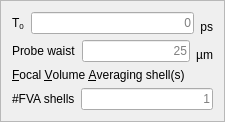
       <widget class="QFrame" name="frame_2">
        <property name="enabled">
         <bool>true</bool>
        </property>
        <property name="sizePolicy">
         <sizepolicy hsizetype="Preferred" vsizetype="Preferred">
          <horstretch>0</horstretch>
          <verstretch>0</verstretch>
         </sizepolicy>
        </property>
        <property name="frameShape">
         <enum>QFrame::Shape::StyledPanel</enum>
        </property>
        <property name="frameShadow">
         <enum>QFrame::Shadow::Raised</enum>
        </property>
        <layout class="QVBoxLayout" name="verticalLayout_6">
         <item>
          <layout class="QHBoxLayout" name="horizontalLayout_23">
           <item>
            <widget class="QLabel" name="label_43">
             <property name="toolTip">
              <string>&lt;html&gt;&lt;head/&gt;&lt;body&gt;&lt;p&gt;Kick pulse time&lt;/p&gt;&lt;p&gt;Tip: If you need to propagate to longer times, add a second, 0 intensity pulse at t = t0 + the extra time you need.&lt;/p&gt;&lt;/body&gt;&lt;/html&gt;</string>
             </property>
             <property name="text">
              <string>&lt;html&gt;&lt;head/&gt;&lt;body&gt;&lt;p&gt;T&lt;span style=&quot; vertical-align:sub;&quot;&gt;0&lt;/span&gt;&lt;/p&gt;&lt;/body&gt;&lt;/html&gt;</string>
             </property>
            </widget>
           </item>
           <item>
            <widget class="QLineEdit" name="t0">
             <property name="toolTip">
              <string>&lt;html&gt;&lt;head/&gt;&lt;body&gt;&lt;p&gt;Kick pulse time&lt;/p&gt;&lt;p&gt;Tip: If you need to propagate to longer times, add a second, 0 intensity pulse at t = t0 + the extra time you need.&lt;/p&gt;&lt;/body&gt;&lt;/html&gt;</string>
             </property>
             <property name="text">
              <string/>
             </property>
             <property name="alignment">
              <set>Qt::AlignmentFlag::AlignRight|Qt::AlignmentFlag::AlignTrailing|Qt::AlignmentFlag::AlignVCenter</set>
             </property>
             <property name="placeholderText">
              <string>0</string>
             </property>
            </widget>
           </item>
           <item>
            <widget class="QLabel" name="label_44">
             <property name="text">
              <string>ps</string>
             </property>
             <property name="alignment">
              <set>Qt::AlignmentFlag::AlignBottom|Qt::AlignmentFlag::AlignRight|Qt::AlignmentFlag::AlignTrailing</set>
             </property>
            </widget>
           </item>
          </layout>
         </item>
         <item>
          <layout class="QHBoxLayout" name="horizontalLayout_24">
           <item>
            <widget class="QLabel" name="label_19">
             <property name="toolTip">
              <string>Spot size of the probe pulse</string>
             </property>
             <property name="text">
              <string>Probe waist</string>
             </property>
            </widget>
           </item>
           <item>
            <widget class="QLineEdit" name="probeWaist">
             <property name="toolTip">
              <string>Spot size of the probe pulse</string>
             </property>
             <property name="text">
              <string/>
             </property>
             <property name="maxLength">
              <number>8</number>
             </property>
             <property name="alignment">
              <set>Qt::AlignmentFlag::AlignRight|Qt::AlignmentFlag::AlignTrailing|Qt::AlignmentFlag::AlignVCenter</set>
             </property>
             <property name="placeholderText">
              <string>25</string>
             </property>
            </widget>
           </item>
           <item>
            <widget class="QLabel" name="label_20">
             <property name="text">
              <string>µm</string>
             </property>
             <property name="alignment">
              <set>Qt::AlignmentFlag::AlignBottom|Qt::AlignmentFlag::AlignRight|Qt::AlignmentFlag::AlignTrailing</set>
             </property>
            </widget>
           </item>
          </layout>
         </item>
         <item>
          <widget class="QLabel" name="label_21">
           <property name="text">
            <string>&lt;html&gt;&lt;head/&gt;&lt;body&gt;&lt;p&gt;&lt;span style=&quot; text-decoration: underline;&quot;&gt;F&lt;/span&gt;ocal &lt;span style=&quot; text-decoration: underline;&quot;&gt;V&lt;/span&gt;olume &lt;span style=&quot; text-decoration: underline;&quot;&gt;A&lt;/span&gt;veraging shell(s)&lt;/p&gt;&lt;/body&gt;&lt;/html&gt;</string>
           </property>
          </widget>
         </item>
         <item>
          <layout class="QHBoxLayout" name="horizontalLayout_25">
           <item>
            <widget class="QLabel" name="label_30">
             <property name="toolTip">
              <string>Number of focal volume iso intensity shells to average traces over</string>
             </property>
             <property name="text">
              <string>#FVA shells</string>
             </property>
            </widget>
           </item>
           <item>
            <widget class="QLineEdit" name="Nshells">
             <property name="toolTip">
              <string>Number of focal volume iso intensity shells to average traces over</string>
             </property>
             <property name="text">
              <string/>
             </property>
             <property name="maxLength">
              <number>3</number>
             </property>
             <property name="alignment">
              <set>Qt::AlignmentFlag::AlignRight|Qt::AlignmentFlag::AlignTrailing|Qt::AlignmentFlag::AlignVCenter</set>
             </property>
             <property name="placeholderText">
              <string>1</string>
             </property>
            </widget>
           </item>
          </layout>
         </item>
        </layout>
       </widget>
